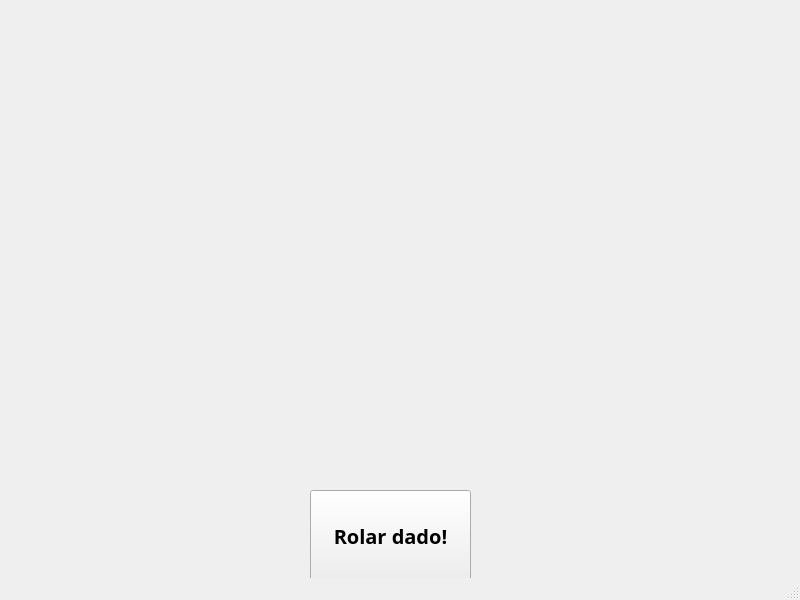
<?xml version="1.0" encoding="UTF-8"?>
<ui version="4.0">
 <class>MainWindow</class>
 <widget class="QMainWindow" name="MainWindow">
  <property name="geometry">
   <rect>
    <x>0</x>
    <y>0</y>
    <width>800</width>
    <height>600</height>
   </rect>
  </property>
  <property name="windowTitle">
   <string>MainWindow</string>
  </property>
  <widget class="QWidget" name="centralwidget">
   <widget class="QPushButton" name="rollButton">
    <property name="geometry">
     <rect>
      <x>310</x>
      <y>490</y>
      <width>161</width>
      <height>91</height>
     </rect>
    </property>
    <property name="font">
     <font>
      <family>8514oem</family>
      <pointsize>15</pointsize>
      <bold>true</bold>
     </font>
    </property>
    <property name="text">
     <string>Rolar dado!</string>
    </property>
   </widget>
   <widget class="QLabel" name="resultLabel">
    <property name="geometry">
     <rect>
      <x>310</x>
      <y>220</y>
      <width>161</width>
      <height>151</height>
     </rect>
    </property>
    <property name="font">
     <font>
      <family>Century Schoolbook</family>
      <pointsize>14</pointsize>
      <bold>false</bold>
     </font>
    </property>
    <property name="text">
     <string/>
    </property>
    <property name="alignment">
     <set>Qt::AlignmentFlag::AlignCenter</set>
    </property>
   </widget>
  </widget>
  <widget class="QStatusBar" name="statusbar"/>
 </widget>
 <resources/>
 <connections/>
</ui>
